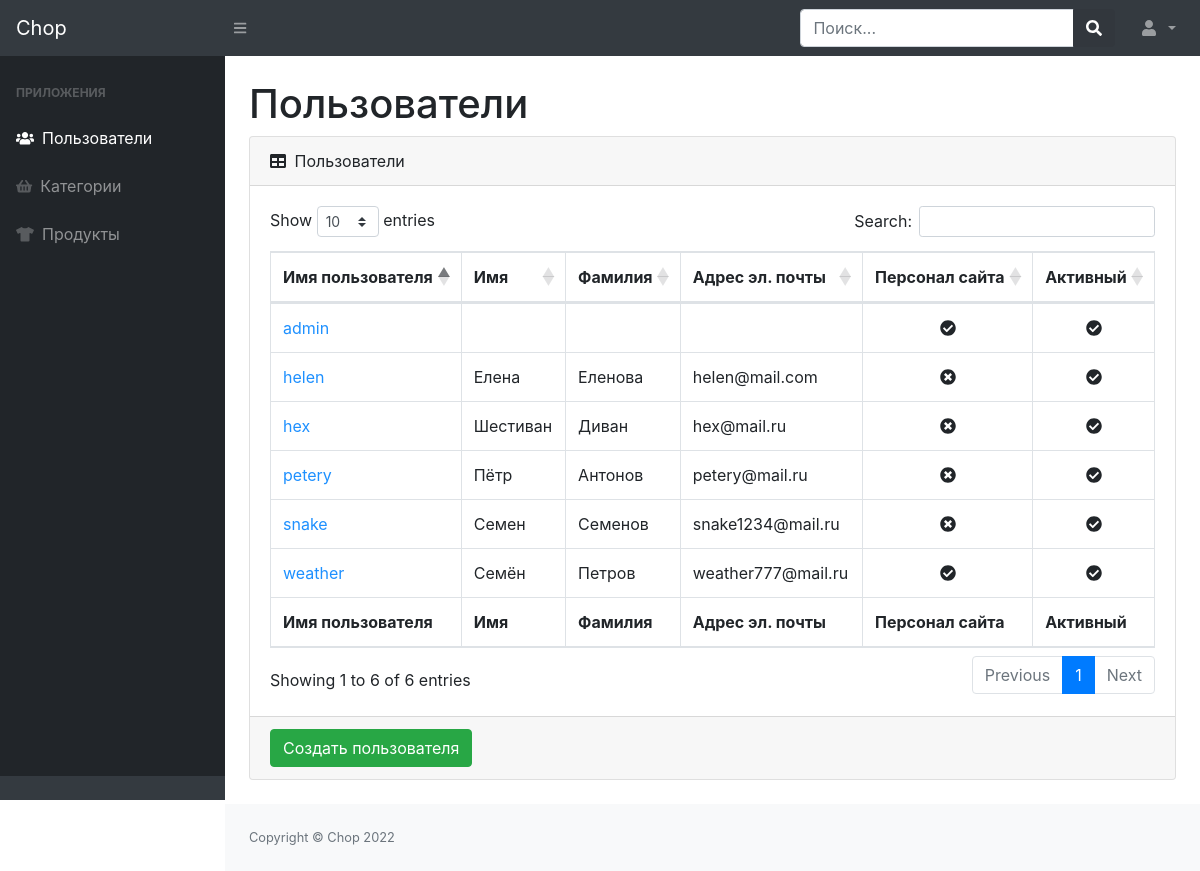
The app's page /admins/buyers/ (signed in) with its own data.
### buyersapp/models.py (models this page shows, shortened)
class Buyer(AbstractUser):
    avatar = models.ImageField(verbose_name='аватар', upload_to='buyers_avatars', blank=True, null=True)
    age = models.PositiveIntegerField(verbose_name='возраст', default=18)

### adminsapp/views.py (the view)
# urls.py: path('buyers/', AdminBuyerListView.as_view(), name='buyers'),
class AdminBuyerListView(ListView):
    model = Buyer
    extra_context = {'title': 'Chop - Покупатели'}
    template_name = 'adminsapp/buyers/admin-buyers.html'
    @method_decorator(user_passes_test(lambda u: u.is_superuser))
    def dispatch(self, request, *args, **kwargs):
        return super(AdminBuyerListView, self).dispatch(request, *args, **kwargs)

### adminsapp/templates/adminsapp/buyers/admin-buyers.html (shortened to what this page needs)
{% extends 'adminsapp/base.html' %}
{% block content %}
    <main>
        <div class="container-fluid">
            <h1 class="mt-4">Пользователи</h1>
            <div class="card mb-4">
                <div class="card-header">
                    <i class="fas fa-table mr-1"></i>
                    Пользователи
                </div>
                <div class="card-body">
                    <div class="table-responsive">
                        <table class="table table-bordered" id="dataTable" width="100%" cellspacing="0">
                            <thead>
                                <tr>
                                    <th>Имя пользователя</th>
                                    <th>Имя</th>
                                    <th>Фамилия</th>
                                    <th>Адрес эл. почты</th>
                                    <th>Персонал сайта</th>
                                    <th>Активный</th>
                                </tr>
                            </thead>
                            <tfoot>
                                <tr>
                                    <th>Имя пользователя</th>
                                    <th>Имя</th>
                                    <th>Фамилия</th>
                                    <th>Адрес эл. почты</th>
                                    <th>Персонал сайта</th>
                                    <th>Активный</th>
                                </tr>
                            </tfoot>
                            <tbody>
                                {% for buyer in object_list %}
                                    <tr>
                                        <td><a href="{% url 'admins:buyer_update' buyer.id %}" style="color: dodgerblue">{{ buyer.username }}</a></td>
                                        <td>{{ buyer.first_name }}</td>
                                        <td>{{ buyer.last_name }}</td>
                                        <td>{{ buyer.email }}</td>
                                        {% if buyer.is_staff %}
                                            <td class="text-center"><i class="fas fa-check-circle"></i></td>
                                        {% else %}
                                            <td class="text-center"><i class="fas fa-times-circle"></i></td>
                                        {% endif %}
                                        {% if buyer.is_active %}
                                            <td class="text-center"><i class="fas fa-check-circle"></i></td>
                                        {% else %}
                                            <td class="text-center"><i class="fas fa-times-circle"></i></td>
                                        {% endif %}
                                    </tr>
                                {% endfor %}
                            </tbody>
                        </table>
                    </div>
                </div>
                <div class="card-footer">
                    <a href="{% url 'admins:buyer_create' %}">
                        <button class="btn btn-success">Создать пользователя</button>
                    </a>
                </div>
            </div>
        </div>
    </main>
{% endblock %}

### records on screen
Buyer: username "snake", first_name "Семен", last_name "Семенов", email "snake1234@mail.ru", is_staff False (drawn), is_active True (drawn)
Buyer: username "petery", first_name "Пётр", last_name "Антонов", email "petery@mail.ru", is_staff False (drawn), is_active True (drawn)
Buyer: username "weather", first_name "Семён", last_name "Петров", email "weather777@mail.ru", is_staff True (drawn), is_active True (drawn)
Buyer: username "admin", is_staff True (drawn), is_active True (drawn)
Buyer: username "hex", first_name "Шестиван", last_name "Диван", email "hex@mail.ru", is_staff False (drawn), is_active True (drawn)
Buyer: username "helen", first_name "Елена", last_name "Еленова", email "helen@mail.com", is_staff False (drawn), is_active True (drawn)
